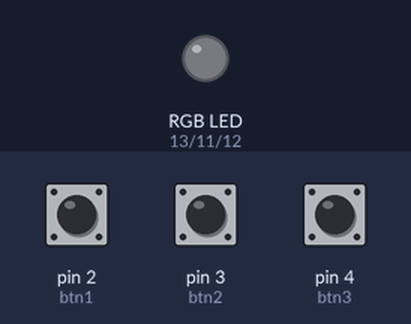
Recording of a sketch running on a simulated Arduino Uno, built with avr-gcc and run on an emulated ATmega328P. On the bench: an RGB LED mixed from three pins (HIGH = lit). The test bench sets the inputs (shaded band); at power-on: pin 2 (btn1) LOW, pin 3 (btn2) LOW, pin 4 (btn3) LOW. What the sketch prints to the serial monitor is not drawn.

Above: at 1.2 s.
1.3 s: pin 2 (btn1) pulled HIGH for 0.15 s
At 1.38 s:
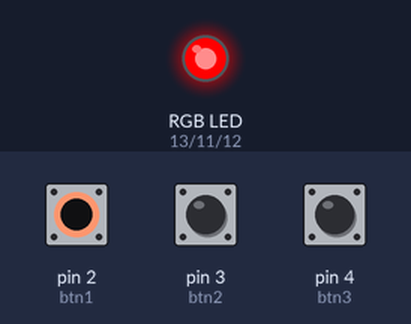
2.9 s: pin 3 (btn2) pulled HIGH for 0.15 s
At 2.98 s:
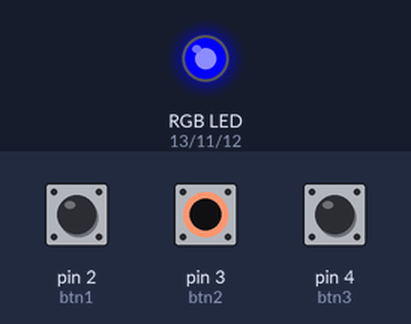
4.5 s: pin 4 (btn3) pulled HIGH for 0.15 s
At 4.58 s:
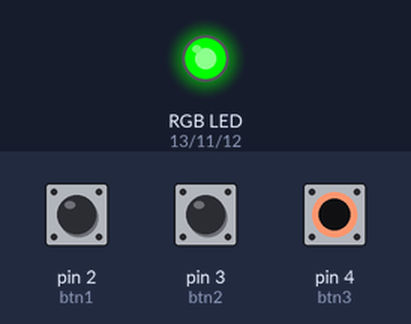
6.1 s: pin 4 (btn3) pulled HIGH for 3.2 s
At 10.1 s:
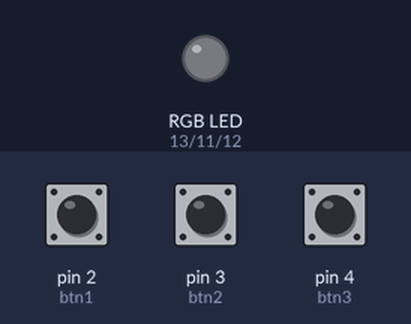
10.8 s: pin 2 (btn1) pulled HIGH for 3.2 s
At 11.3 s:
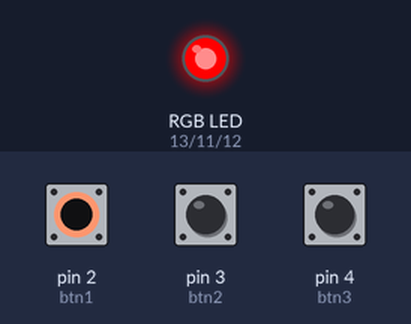
17.0 s: pin 2 (btn1) driven HIGH and pin 3 (btn2) driven HIGH
At 18.5 s:
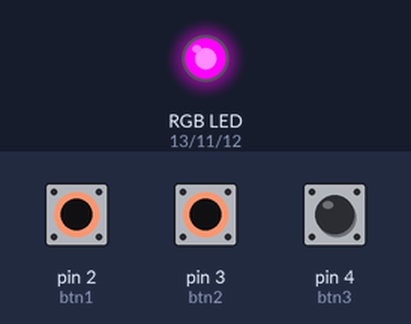
Timing chart, 0 to 19.5 s (numbered marks = the images above; inputs shaded):
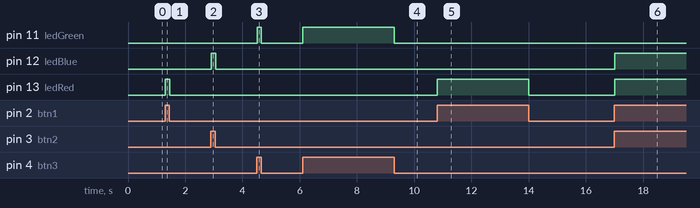

The sketch:

06.RGB_LED_Push_Button.ino
```cpp
int ledRed = 13;
int ledBlue = 12;
int ledGreen = 11;
int btn1 = 2;
int btn2 = 3;
int btn3 = 4;

void setup() {
  pinMode(ledRed, OUTPUT);  // Red
  pinMode(ledBlue, OUTPUT);  // Blue
  pinMode(ledGreen, OUTPUT);  // Green
  pinMode(btn1, INPUT);
  pinMode(btn2, INPUT);
  pinMode(btn3, INPUT);
  Serial.begin(9600);
}

void loop() {
  int btnState1 = digitalRead(btn1);
  int btnState2 = digitalRead(btn2);
  int btnState3 = digitalRead(btn3);

  Serial.print(btnState1);
  Serial.print(" ");
  Serial.print(btnState2);
  Serial.print(" ");
  Serial.println(btnState3);

  if(btnState1 == 1){
    digitalWrite(ledRed, 1);
  }else{
    digitalWrite(ledRed, 0);
  }
  if(btnState2 == 1){
    digitalWrite(ledBlue, 1);
  }else{
    digitalWrite(ledBlue, 0);
  }
  if(btnState3 == 1){
    digitalWrite(ledGreen, 1);
  }else{
    digitalWrite(ledGreen, 0);
  }

//   digitalWrite(ledRed, buttonState1);
//   digitalWrite(ledBlue, buttonState2);
//   digitalWrite(ledGreen, buttonState3);
}
```

Measured:
- after the input at 1.3 s, pin 13 (ledRed): LOW → HIGH at once, → LOW 0.15 s later
- after the input at 2.9 s, pin 12 (ledBlue): LOW → HIGH at once, → LOW 0.15 s later
- after the input at 4.5 s, pin 11 (ledGreen): LOW → HIGH at once, → LOW 0.15 s later
- after the input at 6.1 s, pin 11 (ledGreen): LOW → HIGH at once, → LOW 3.2 s later
- after the input at 10.8 s, pin 13 (ledRed): LOW → HIGH at once, → LOW 3.2 s later
- after the input at 17.0 s, pin 12 (ledBlue), pin 13 (ledRed): LOW → HIGH at once
